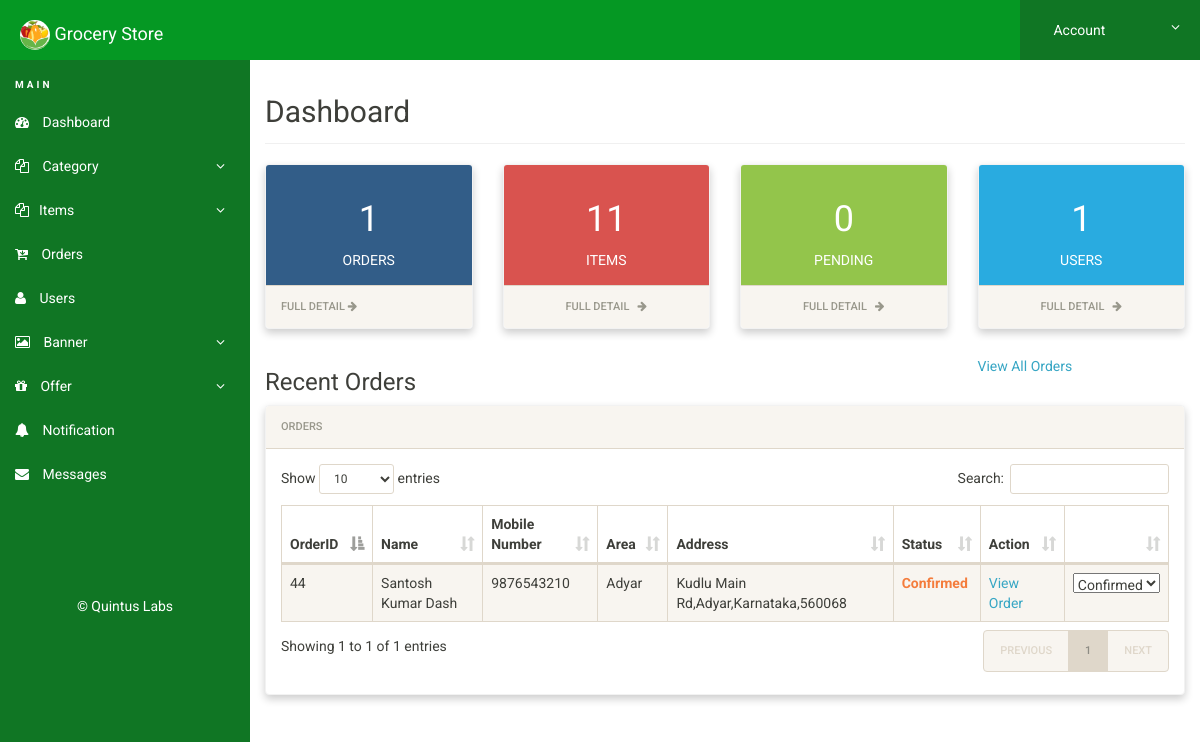
Screenshot of /admin/dashboard.php (signed in) with the database file from the repository.
### tables this page shows
CREATE TABLE `orders` (
  `id` int(11) NOT NULL,
  `fname` varchar(100) NOT NULL,
  `lname` varchar(100) NOT NULL,
  `mobile` varchar(25) NOT NULL,
  `area` varchar(100) NOT NULL,
  `address` varchar(500) NOT NULL,
  `status` varchar(50) NOT NULL,
  `user_id` varchar(11) NOT NULL,
  `date` timestamp NOT NULL DEFAULT current_timestamp() ON UPDATE current_timestamp(),
  `total` varchar(20) NOT NULL
);

### admin/dashboard.php (the view, shortened to what this page needs)
<?php
include('firebase/firebase.php');
if(strlen($_SESSION['alogin'])==0)
{
header('location:index.php');
}
else{
?>
<!doctype html>
<html lang="en" class="no-js">
  <head>
    <link rel="stylesheet" href="css/font-awesome.min.css">
    <link rel="stylesheet" href="css/bootstrap.min.css">
    <link rel="stylesheet" href="css/dataTables.bootstrap.min.css">
    <link rel="stylesheet" href="css/bootstrap-social.css">
    <link rel="stylesheet" href="css/bootstrap-select.css">
    <link rel="stylesheet" href="css/fileinput.min.css">
    <link rel="stylesheet" href="css/awesome-bootstrap-checkbox.css">
    <link rel="stylesheet" href="css/style.css">
  </head>
  <body>
    <?php include('includes/header.php');?>
    <div class="ts-main-content">
      <?php include('includes/leftbar.php');?>
      <div class="content-wrapper">
        <div class="container-fluid">
          <div class="row">
            <div class="col-md-12">
              <h2 class="page-title">Dashboard
              </h2>
              <div class="row">
                <div class="col-md-12">
                  <div class="row">
                    <div class="col-md-3">
                      <div class="panel panel-default">
                        <div class="panel-body bk-primary text-light">
                          <div class="stat-panel text-center">
                            <?php
                              $sql ="SELECT id from orders";
                              $query = $dbh -> prepare($sql);
                              $query->execute();
                              $bg=$query->rowCount();
                              ?>
                            <div class="stat-panel-number h1 ">
                              <?php echo htmlentities($bg);?>
                            </div>
                            <div class="stat-panel-title text-uppercase">Orders
                            </div>
                          </div>
                        </div>
                        <a href="manage-orders.php" class="block-anchor panel-footer">Full Detail
                          <i class="fa fa-arrow-right">
                          </i>
                        </a>
                      </div>
                    </div>
					          <div class="col-md-3">
                      <div class="panel panel-default">
                        <div class="panel-body bk-danger text-light">
                          <div class="stat-panel text-center">
                              <?php
                                $sql1 ="SELECT id from items";
                                $query1 = $dbh -> prepare($sql1);;
                                $query1->execute();
                                $regbd=$query1->rowCount();
                                ?>
                            <div class="stat-panel-number h1 ">
                              <?php echo htmlentities($regbd);?>
                            </div>
                            <div class="stat-panel-title text-uppercase">Items
                            </div>
                          </div>
                        </div>
                         <a href="manage-items.php" class="block-anchor panel-footer text-center">Full Detail &nbsp;
                          <i class="fa fa-arrow-right">
                          </i>
                        </a>
                      </div>
                    </div>
                    <div class="col-md-3">
                      <div class="panel panel-default">
                        <div class="panel-body bk-success text-light">
                          <div class="stat-panel text-center">
                             <?php
                              $sql ="SELECT id from orders  where status='Pending' ";
                              $query = $dbh -> prepare($sql);
                              $query->execute();
                              $regbd=$query->rowCount();
                              ?>
                            <div class="stat-panel-number h1 ">
                              <?php echo htmlentities($regbd);?>
                            </div>
                            <div class="stat-panel-title text-uppercase">Pending
                            </div>
                          </div>
                        </div>
                        <a href="pending-orders.php" class="block-anchor panel-footer text-center">Full Detail &nbsp;
                          <i class="fa fa-arrow-right">
                          </i>
                        </a>
                      </div>
                    </div>
                    <div class="col-md-3">
                      <div class="panel panel-default">
                        <div class="panel-body bk-info text-light">
                          <div class="stat-panel text-center">
                            <?php
                              $sql6 ="SELECT id from users";
                              $query6 = $dbh -> prepare($sql6);;
                              $query6->execute();
                              $query=$query6->rowCount();
                              ?>
                            <div class="stat-panel-number h1 ">
                              <?php echo htmlentities($query);?>
                            </div>
                            <div class="stat-panel-title text-uppercase">Users
                            </div>
                          </div>
                        </div>
                        <a href="manage-user.php" class="block-anchor panel-footer text-center">Full Detail &nbsp;
                          <i class="fa fa-arrow-right">
                          </i>
                        </a>
                      </div>
                    </div>
                  </div>
                </div>
              </div>
              <div class="row">
                 <div class="col-sm-9">
                    <h3>Recent Orders</h3>
                 </div>
                 <div class="col-sm-3"><h5><a href="/drugstore/admin/manage-orders.php" class="pt-3">View All Orders</a></h5></div>
                <div class="col-sm-12">
                <div class="panel panel-default">
							<div class="panel-heading">Orders</div>
							<div class="panel-body">
								<table id="zctb" class="display table table-striped table-bordered table-hover" cellspacing="0" width="100%">
									<thead>
										<tr>
										<th>OrderID</th>
										<th>Name</th>
										<th>Mobile Number</th>
										<th>Area</th>
										<th>Address</th>
										<th>Status</th>
										<th>Action</th>
										<th></th>
										</tr>
									</thead>
									<tbody>
										<?php $sql = "SELECT * from orders order by id desc limit 30";
										$query = $dbh -> prepare($sql);
										$query->execute();
										$results=$query->fetchAll(PDO::FETCH_OBJ);
										$cnt=1;
										if($query->rowCount() > 0)
										{
										foreach($results as $result)
										{				?>
										<tr>
											<td><?php echo htmlentities($result->id);?></td>
											<td><?php echo htmlentities($result->fname);?> <?php echo htmlentities($result->lname);?></td>
											<td><?php echo htmlentities($result->mobile);?></td>
											<td><?php echo htmlentities($result->area);?></td>
											<td><?php echo htmlentities($result->address);?></td>
											<td><b class="text-warning"><?php echo htmlentities($result->status);?></b></td>
											<td><a href="view-order.php?orderid=<?php echo $result->id;?>" >View Order</a></td>
											<td>
												<select onchange="location = this.value;" value=<?php echo htmlentities($result->status);?>>
												<option value="manage-orders.php?confirmid=<?php echo $result->id;?>&mobile=<?php echo $result->mobile;?>"
												<?php if ($result->status == 'Confirmed') echo 'selected'; ?> >Confirmed</option>
												</select></td>
										</tr>
										<?php $cnt=$cnt+1; }} ?>
									</tbody>
								</table>
							</div>
						</div>
                </div>
              </div>
            </div>
          </div>
        </div>
      </div>
    </div>
  </body>
</html>
<?php } ?>

### admin/css/style.css (style rules this page uses)
html { font-size: 14px; }
@media only screen and (min-width: 480px) { html { font-size: 17px; } }
@media only screen and (min-width: 768px) { html { font-size: 14px; } }
body { font-size: 1em; }
a { color: #37a6c4; }
.bk-primary { background: #325d88; }
.bk-success { background: #93c54b; }
.bk-danger { background: #d9534f; }
.bk-info { background: #29abe0; }
.panel { overflow: hidden; }
.text-white, .text-light { color: #fff !important; }
.block-anchor { display: block; }
.page-title { padding-bottom: 15px; margin-bottom: 20px; border-bottom: 1px solid #f0f0f0; }
.ts-main-content .content-wrapper { padding-top: 15px; margin-top: 60px; }
@media only screen and (min-width: 992px) { .ts-main-content .content-wrapper { margin-left: 250px; } }
.panel-default { border-color: #f2f2f2; }
.panel { margin-bottom: 20px; background-color: #ffffff; border-radius: 4px; box-shadow: 0 4px 8px 0 rgba(0,0,0,0.2); }
.panel-heading { padding: 10px 15px; }

### rows the page displays
orders: id "44", fname "Santosh Kumar Dash", mobile "9876543210", area "Adyar", address "Kudlu Main Rd,Adyar,Karnataka,560068", status "Confirmed"

### other values shown
$bg "1"
$regbd "11"
$regbd "0"
$query "1"
